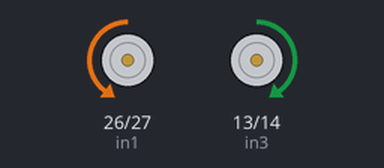
Simulated run of this sketch. Board: ESP32. On the bench: motor-driver pin pairs drawn as motors (green arrow = first pin HIGH = forward, orange = second pin HIGH = backward, longer = more drive, scaled by the enable pin).

Above: at 1.0 s.
At 3.0 s:
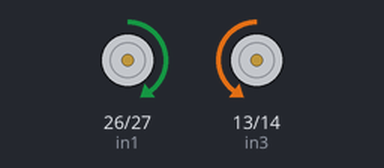
At 5.0 s:
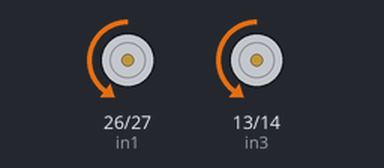
At 7.5 s:
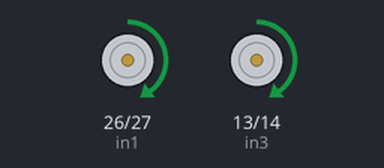
Timing chart, 0 to 11.7 s (numbered marks = the images above):
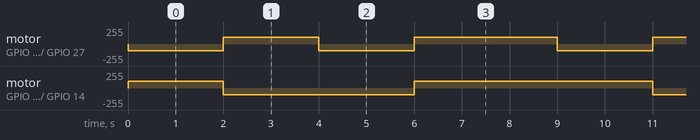

Measured:
- by itself, motor on GPIO 13 (in3) / GPIO 14 (in4): repeats every 9.0 s: backward 100/255 4.0 s, forward 100/255 5.0 s
- by itself, motor on GPIO 26 (in1) / GPIO 27 (in2): repeats every 9.0 s: forward 100/255 2.0 s, backward 100/255 2.0 s, forward 100/255 3.0 s, backward 100/255 2.0 s

The sketch:

l298n.ino
```cpp
// Motor A connections
int enA = 25;
int in1 = 26;
int in2 = 27;
// Motor B connections
int enB = 12;
int in3 = 13;
int in4 = 14;

void setup() {
  // Set all the motor control pins to outputs
  pinMode(enA, OUTPUT);
  pinMode(enB, OUTPUT);
  pinMode(in1, OUTPUT);
  pinMode(in2, OUTPUT);
  pinMode(in3, OUTPUT);
  pinMode(in4, OUTPUT);

  // Turn off motors - Initial state
  digitalWrite(in1, LOW);
  digitalWrite(in2, LOW);
  digitalWrite(in3, LOW);
  digitalWrite(in4, LOW);
}

void loop() {
  directionControl();
  delay(1000);
  //  speedControl();
  //  delay(1000);
}

// This function lets you control spinning direction of motors
void directionControl() {
  // Set motors to maximum speed
  // For PWM maximum possible values are 0 to 255
  analogWrite(enA, 100);
  analogWrite(enB, 100);

  // Turn on motor A & B
  // Move forward
  digitalWrite(in1, LOW);
  digitalWrite(in2, HIGH);
  digitalWrite(in3, HIGH);
  digitalWrite(in4, LOW);
  delay(2000);

  // Now change motor directions
  // Move backward
  digitalWrite(in1, HIGH);
  digitalWrite(in2, LOW);
  digitalWrite(in3, LOW);
  digitalWrite(in4, HIGH);
  delay(2000);

  // Turn off motors
  digitalWrite(in1, LOW);
  digitalWrite(in2, LOW);
  digitalWrite(in3, LOW);
  digitalWrite(in4, LOW);

  // Move right
  digitalWrite(in1, LOW);
  digitalWrite(in2, HIGH);
  digitalWrite(in3, LOW);
  digitalWrite(in4, HIGH);
  delay(2000);

  // Move left
  digitalWrite(in1, HIGH);
  digitalWrite(in2, LOW);
  digitalWrite(in3, HIGH);
  digitalWrite(in4, LOW);
  delay(2000);

}

// This function lets you control speed of the motors
void speedControl() {
  // Turn on motors
  digitalWrite(in1, LOW);
  digitalWrite(in2, HIGH);
  digitalWrite(in3, LOW);
  digitalWrite(in4, HIGH);

  // Accelerate from zero to maximum speed
  for (int i = 0; i < 256; i++) {
    analogWrite(enA, i);
    analogWrite(enB, i);
    delay(20);
  }

  // Decelerate from maximum speed to zero
  for (int i = 255; i >= 0; --i) {
    analogWrite(enA, i);
    analogWrite(enB, i);
    delay(20);
  }

  // Now turn off motors
  digitalWrite(in1, LOW);
  digitalWrite(in2, LOW);
  digitalWrite(in3, LOW);
  digitalWrite(in4, LOW);
}
```
